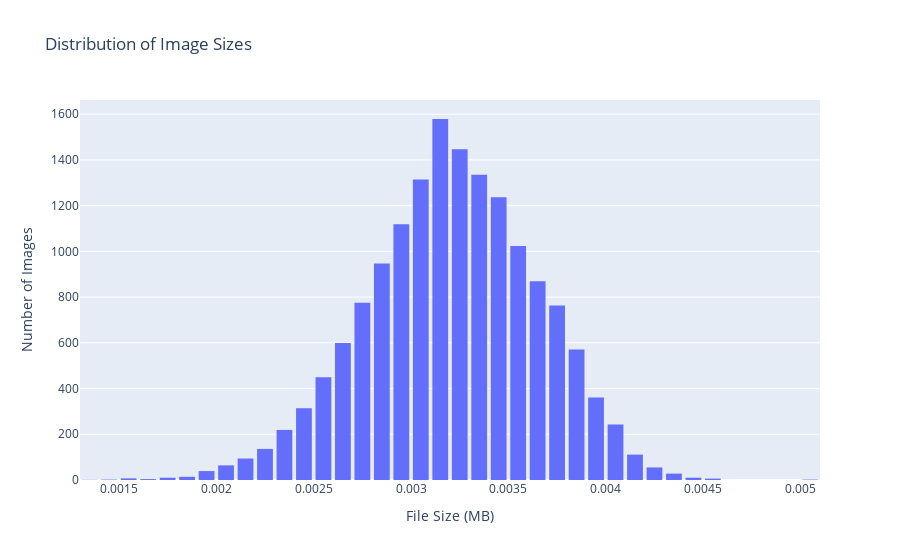

Notebook code cell kept with this figure:
### Code cell
import plotly.express as px
import os

sizes = []

for dirpath, dirnames, filenames in os.walk(data_dir):
    for filename in filenames:
        # Get the full path of the file
        file_path = os.path.join(dirpath, filename)
        # Get the file size in bytes
        file_size = os.path.getsize(file_path)
        # Convert file size to MB and add to the list
        sizes.append(file_size / 1_000_000)


fig = px.histogram(x=sizes, nbins=50, title="Distribution of Image Sizes")

fig.update_layout(
    xaxis_title="File Size (MB)",
    yaxis_title="Number of Images",
    showlegend=False,
    bargap=0.1,
    bargroupgap=0.1
)
fig.show()

### Figure 1 — Plotly figure (JSON) as saved in the notebook; plotly's stock layout.template omitted (floating-point values rounded to 4 significant figures; data arrays with more than 128 entries replaced by an {"elided": "..."} marker saying what was removed)
{"data": [{"alignmentgroup": "True", "bingroup": "x", "hovertemplate": "x=%{x}<br>count=%{y}<extra></extra>", "legendgroup": "", "marker": {"color": "#636efa", "pattern": {"shape": ""}}, "name": "", "nbinsx": 50, "offsetgroup": "", "orientation": "v", "showlegend": false, "type": "histogram", "x": {"elided": "15747 float values"}, "xaxis": "x", "yaxis": "y"}], "layout": {"bargap": 0.1, "bargroupgap": 0.1, "barmode": "relative", "legend": {"tracegroupgap": 0}, "showlegend": false, "title": {"text": "Distribution of Image Sizes"}, "xaxis": {"anchor": "y", "domain": [0, 1], "title": {"text": "File Size (MB)"}}, "yaxis": {"anchor": "x", "domain": [0, 1], "title": {"text": "Number of Images"}}}}
